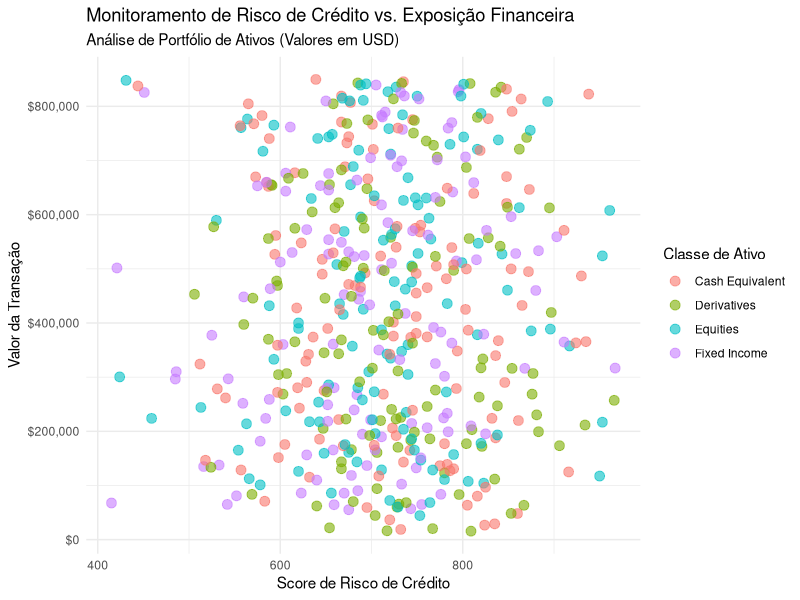

Recreate this plot in R.
# -------------------------------------------------------------------------
# PROJETO: Monitoramento de Risco de Crédito vs. Exposição Financeira
# OBJETIVO: Análise de Portfólio de Ativos Bancários
# DATA: 08/05/2026
# -------------------------------------------------------------------------

# 1. CARREGAR BIBLIOTECAS
if(!require(ggplot2)) install.packages("ggplot2")
if(!require(scales)) install.packages("scales")
library(ggplot2)
library(scales)

# 2. GERAR DADOS SINTÉTICOS DE ALTO VALOR
set.seed(2026)
df_bancario <- data.frame(
  Transaction_ID = paste0("TXN-", 1000:1499),
  Account_Type = sample(c("Corporate High-Yield", "Retail Premium", "Institutional"), 500, replace = TRUE),
  Asset_Class = sample(c("Fixed Income", "Equities", "Derivatives", "Cash Equivalent"), 500, replace = TRUE),
  Transaction_Value_USD = round(runif(500, min = 15000, max = 850000), 2),
  Credit_Risk_Score = round(rnorm(500, mean = 720, sd = 100), 0)
)

# 3. VISUALIZAÇÃO EXECUTIVA (GGPLOT2)
grafico_risco <- ggplot(df_bancario, aes(x = Credit_Risk_Score, y = Transaction_Value_USD, color = Asset_Class)) +
  geom_point(alpha = 0.6, size = 3) +
  theme_minimal() +
  labs(
    title = "Monitoramento de Risco de Crédito vs. Exposição Financeira",
    subtitle = "Análise de Portfólio de Ativos (Valores em USD)",
    x = "Score de Risco de Crédito",
    y = "Valor da Transação",
    color = "Classe de Ativo"
  ) +
  scale_y_continuous(labels = label_dollar())

# 4. EXIBIR GRÁFICO
print(grafico_risco)
